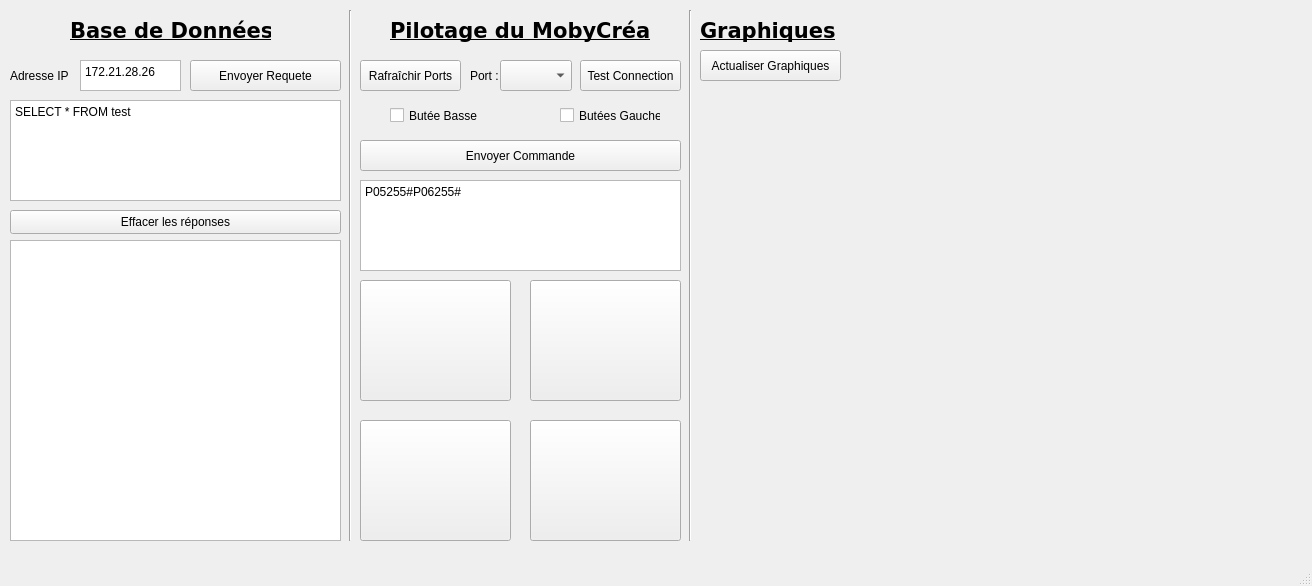
<?xml version="1.0" encoding="UTF-8"?>
<ui version="4.0">
 <class>MainWindow</class>
 <widget class="QMainWindow" name="MainWindow">
  <property name="geometry">
   <rect>
    <x>0</x>
    <y>0</y>
    <width>1312</width>
    <height>586</height>
   </rect>
  </property>
  <property name="windowTitle">
   <string>MainWindow</string>
  </property>
  <widget class="QWidget" name="centralwidget">
   <widget class="QPushButton" name="RequestButton">
    <property name="geometry">
     <rect>
      <x>190</x>
      <y>60</y>
      <width>151</width>
      <height>31</height>
     </rect>
    </property>
    <property name="text">
     <string>Envoyer Requete</string>
    </property>
   </widget>
   <widget class="QPlainTextEdit" name="Request">
    <property name="geometry">
     <rect>
      <x>10</x>
      <y>100</y>
      <width>331</width>
      <height>101</height>
     </rect>
    </property>
    <property name="plainText">
     <string>SELECT * FROM test</string>
    </property>
   </widget>
   <widget class="QPlainTextEdit" name="adresseIP">
    <property name="geometry">
     <rect>
      <x>80</x>
      <y>60</y>
      <width>101</width>
      <height>31</height>
     </rect>
    </property>
    <property name="plainText">
     <string>172.21.28.26</string>
    </property>
   </widget>
   <widget class="QLabel" name="labelIP">
    <property name="geometry">
     <rect>
      <x>10</x>
      <y>60</y>
      <width>61</width>
      <height>31</height>
     </rect>
    </property>
    <property name="text">
     <string>Adresse IP :</string>
    </property>
   </widget>
   <widget class="QPushButton" name="testCo">
    <property name="geometry">
     <rect>
      <x>580</x>
      <y>60</y>
      <width>101</width>
      <height>31</height>
     </rect>
    </property>
    <property name="text">
     <string>Test Connection</string>
    </property>
   </widget>
   <widget class="QLabel" name="labelPort">
    <property name="geometry">
     <rect>
      <x>470</x>
      <y>60</y>
      <width>31</width>
      <height>31</height>
     </rect>
    </property>
    <property name="text">
     <string>Port :</string>
    </property>
   </widget>
   <widget class="QPlainTextEdit" name="Commande">
    <property name="geometry">
     <rect>
      <x>360</x>
      <y>180</y>
      <width>321</width>
      <height>91</height>
     </rect>
    </property>
    <property name="plainText">
     <string>P05255#P06255#</string>
    </property>
   </widget>
   <widget class="QPushButton" name="EnvoyerCommande">
    <property name="geometry">
     <rect>
      <x>360</x>
      <y>140</y>
      <width>321</width>
      <height>31</height>
     </rect>
    </property>
    <property name="text">
     <string>Envoyer Commande</string>
    </property>
   </widget>
   <widget class="QComboBox" name="boxPort">
    <property name="geometry">
     <rect>
      <x>500</x>
      <y>60</y>
      <width>72</width>
      <height>31</height>
     </rect>
    </property>
   </widget>
   <widget class="QPushButton" name="searchPort">
    <property name="geometry">
     <rect>
      <x>360</x>
      <y>60</y>
      <width>101</width>
      <height>31</height>
     </rect>
    </property>
    <property name="text">
     <string>Rafraîchir Ports</string>
    </property>
   </widget>
   <widget class="QCheckBox" name="checkButeeBasse">
    <property name="enabled">
     <bool>true</bool>
    </property>
    <property name="geometry">
     <rect>
      <x>390</x>
      <y>100</y>
      <width>91</width>
      <height>31</height>
     </rect>
    </property>
    <property name="text">
     <string>Butée Basse</string>
    </property>
    <property name="checkable">
     <bool>true</bool>
    </property>
    <property name="checked">
     <bool>false</bool>
    </property>
   </widget>
   <widget class="QCheckBox" name="checkButeeGauche">
    <property name="enabled">
     <bool>true</bool>
    </property>
    <property name="geometry">
     <rect>
      <x>560</x>
      <y>100</y>
      <width>101</width>
      <height>31</height>
     </rect>
    </property>
    <property name="text">
     <string>Butées Gauche</string>
    </property>
    <property name="checkable">
     <bool>true</bool>
    </property>
   </widget>
   <widget class="QPlainTextEdit" name="sqlRep">
    <property name="enabled">
     <bool>true</bool>
    </property>
    <property name="geometry">
     <rect>
      <x>10</x>
      <y>240</y>
      <width>331</width>
      <height>301</height>
     </rect>
    </property>
   </widget>
   <widget class="QPushButton" name="pushButton">
    <property name="geometry">
     <rect>
      <x>10</x>
      <y>210</y>
      <width>331</width>
      <height>24</height>
     </rect>
    </property>
    <property name="text">
     <string>Effacer les réponses</string>
    </property>
   </widget>
   <widget class="QLabel" name="BDDlabel">
    <property name="geometry">
     <rect>
      <x>70</x>
      <y>10</y>
      <width>201</width>
      <height>41</height>
     </rect>
    </property>
    <property name="font">
     <font>
      <family>Verdana</family>
      <pointsize>16</pointsize>
      <bold>true</bold>
      <underline>true</underline>
     </font>
    </property>
    <property name="text">
     <string>Base de Données</string>
    </property>
   </widget>
   <widget class="Line" name="line">
    <property name="geometry">
     <rect>
      <x>340</x>
      <y>10</y>
      <width>20</width>
      <height>531</height>
     </rect>
    </property>
    <property name="orientation">
     <enum>Qt::Vertical</enum>
    </property>
   </widget>
   <widget class="QLabel" name="Mobylabel">
    <property name="geometry">
     <rect>
      <x>390</x>
      <y>10</y>
      <width>261</width>
      <height>41</height>
     </rect>
    </property>
    <property name="font">
     <font>
      <family>Verdana</family>
      <pointsize>16</pointsize>
      <bold>true</bold>
      <underline>true</underline>
     </font>
    </property>
    <property name="text">
     <string>Pilotage du MobyCréa</string>
    </property>
   </widget>
   <widget class="QPushButton" name="ButtonConf_8">
    <property name="geometry">
     <rect>
      <x>360</x>
      <y>280</y>
      <width>151</width>
      <height>121</height>
     </rect>
    </property>
    <property name="text">
     <string/>
    </property>
    <property name="icon">
     <iconset>
      <normaloff>../infini.png</normaloff>../infini.png</iconset>
    </property>
    <property name="iconSize">
     <size>
      <width>115</width>
      <height>115</height>
     </size>
    </property>
   </widget>
   <widget class="QPushButton" name="ButtonConf_O">
    <property name="geometry">
     <rect>
      <x>530</x>
      <y>280</y>
      <width>151</width>
      <height>121</height>
     </rect>
    </property>
    <property name="text">
     <string/>
    </property>
    <property name="icon">
     <iconset>
      <normaloff>../cercle.png</normaloff>../cercle.png</iconset>
    </property>
    <property name="iconSize">
     <size>
      <width>100</width>
      <height>100</height>
     </size>
    </property>
   </widget>
   <widget class="QPushButton" name="ButtonConf_U">
    <property name="geometry">
     <rect>
      <x>360</x>
      <y>420</y>
      <width>151</width>
      <height>121</height>
     </rect>
    </property>
    <property name="text">
     <string/>
    </property>
    <property name="icon">
     <iconset>
      <normaloff>../U.png</normaloff>../U.png</iconset>
    </property>
    <property name="iconSize">
     <size>
      <width>75</width>
      <height>75</height>
     </size>
    </property>
   </widget>
   <widget class="QPushButton" name="ButtonConf_n">
    <property name="geometry">
     <rect>
      <x>530</x>
      <y>420</y>
      <width>151</width>
      <height>121</height>
     </rect>
    </property>
    <property name="text">
     <string/>
    </property>
    <property name="icon">
     <iconset>
      <normaloff>../n.png</normaloff>../n.png</iconset>
    </property>
    <property name="iconSize">
     <size>
      <width>75</width>
      <height>75</height>
     </size>
    </property>
   </widget>
   <widget class="Line" name="line_2">
    <property name="geometry">
     <rect>
      <x>680</x>
      <y>10</y>
      <width>20</width>
      <height>531</height>
     </rect>
    </property>
    <property name="orientation">
     <enum>Qt::Vertical</enum>
    </property>
   </widget>
   <widget class="QLabel" name="Graphlabel">
    <property name="geometry">
     <rect>
      <x>700</x>
      <y>10</y>
      <width>141</width>
      <height>41</height>
     </rect>
    </property>
    <property name="font">
     <font>
      <family>Verdana</family>
      <pointsize>16</pointsize>
      <bold>true</bold>
      <underline>true</underline>
     </font>
    </property>
    <property name="text">
     <string>Graphiques</string>
    </property>
   </widget>
   <widget class="QWidget" name="gridLayoutWidget">
    <property name="geometry">
     <rect>
      <x>700</x>
      <y>90</y>
      <width>601</width>
      <height>221</height>
     </rect>
    </property>
    <layout class="QGridLayout" name="gridLayout"/>
   </widget>
   <widget class="QWidget" name="gridLayoutWidget_2">
    <property name="geometry">
     <rect>
      <x>700</x>
      <y>320</y>
      <width>601</width>
      <height>221</height>
     </rect>
    </property>
    <layout class="QGridLayout" name="gridLayout_2"/>
   </widget>
   <widget class="QPushButton" name="RefreshGraph">
    <property name="geometry">
     <rect>
      <x>700</x>
      <y>50</y>
      <width>141</width>
      <height>31</height>
     </rect>
    </property>
    <property name="text">
     <string>Actualiser Graphiques</string>
    </property>
   </widget>
  </widget>
  <widget class="QMenuBar" name="menubar">
   <property name="geometry">
    <rect>
     <x>0</x>
     <y>0</y>
     <width>1312</width>
     <height>21</height>
    </rect>
   </property>
  </widget>
  <widget class="QStatusBar" name="statusbar"/>
 </widget>
 <resources/>
 <connections>
  <connection>
   <sender>RequestButton</sender>
   <signal>clicked()</signal>
   <receiver>MainWindow</receiver>
   <slot>RequestButton()</slot>
   <hints>
    <hint type="sourcelabel">
     <x>281</x>
     <y>111</y>
    </hint>
    <hint type="destinationlabel">
     <x>281</x>
     <y>40</y>
    </hint>
   </hints>
  </connection>
  <connection>
   <sender>adresseIP</sender>
   <signal>textChanged()</signal>
   <receiver>MainWindow</receiver>
   <slot>ipChange()</slot>
   <hints>
    <hint type="sourcelabel">
     <x>117</x>
     <y>102</y>
    </hint>
    <hint type="destinationlabel">
     <x>117</x>
     <y>67</y>
    </hint>
   </hints>
  </connection>
  <connection>
   <sender>testCo</sender>
   <signal>clicked()</signal>
   <receiver>MainWindow</receiver>
   <slot>ConnectButton()</slot>
   <hints>
    <hint type="sourcelabel">
     <x>629</x>
     <y>111</y>
    </hint>
    <hint type="destinationlabel">
     <x>629</x>
     <y>73</y>
    </hint>
   </hints>
  </connection>
  <connection>
   <sender>boxPort</sender>
   <signal>currentTextChanged(QString)</signal>
   <receiver>MainWindow</receiver>
   <slot>portChange()</slot>
   <hints>
    <hint type="sourcelabel">
     <x>541</x>
     <y>111</y>
    </hint>
    <hint type="destinationlabel">
     <x>541</x>
     <y>126</y>
    </hint>
   </hints>
  </connection>
  <connection>
   <sender>searchPort</sender>
   <signal>clicked()</signal>
   <receiver>MainWindow</receiver>
   <slot>portSearch()</slot>
   <hints>
    <hint type="sourcelabel">
     <x>405</x>
     <y>111</y>
    </hint>
    <hint type="destinationlabel">
     <x>405</x>
     <y>81</y>
    </hint>
   </hints>
  </connection>
  <connection>
   <sender>EnvoyerCommande</sender>
   <signal>clicked()</signal>
   <receiver>MainWindow</receiver>
   <slot>envoyerCommande()</slot>
   <hints>
    <hint type="sourcelabel">
     <x>451</x>
     <y>191</y>
    </hint>
    <hint type="destinationlabel">
     <x>451</x>
     <y>197</y>
    </hint>
   </hints>
  </connection>
  <connection>
   <sender>pushButton</sender>
   <signal>clicked()</signal>
   <receiver>sqlRep</receiver>
   <slot>clear()</slot>
   <hints>
    <hint type="sourcelabel">
     <x>29</x>
     <y>254</y>
    </hint>
    <hint type="destinationlabel">
     <x>30</x>
     <y>302</y>
    </hint>
   </hints>
  </connection>
  <connection>
   <sender>ButtonConf_8</sender>
   <signal>clicked()</signal>
   <receiver>MainWindow</receiver>
   <slot>ButtonConf_8()</slot>
   <hints>
    <hint type="sourcelabel">
     <x>439</x>
     <y>383</y>
    </hint>
    <hint type="destinationlabel">
     <x>439</x>
     <y>430</y>
    </hint>
   </hints>
  </connection>
  <connection>
   <sender>ButtonConf_O</sender>
   <signal>clicked()</signal>
   <receiver>MainWindow</receiver>
   <slot>ButtonConf_O()</slot>
   <hints>
    <hint type="sourcelabel">
     <x>604</x>
     <y>404</y>
    </hint>
    <hint type="destinationlabel">
     <x>604</x>
     <y>430</y>
    </hint>
   </hints>
  </connection>
  <connection>
   <sender>ButtonConf_U</sender>
   <signal>clicked()</signal>
   <receiver>MainWindow</receiver>
   <slot>ButtonConf_U()</slot>
   <hints>
    <hint type="sourcelabel">
     <x>433</x>
     <y>547</y>
    </hint>
    <hint type="destinationlabel">
     <x>433</x>
     <y>581</y>
    </hint>
   </hints>
  </connection>
  <connection>
   <sender>ButtonConf_n</sender>
   <signal>clicked()</signal>
   <receiver>MainWindow</receiver>
   <slot>ButtonConf_n()</slot>
   <hints>
    <hint type="sourcelabel">
     <x>605</x>
     <y>549</y>
    </hint>
    <hint type="destinationlabel">
     <x>605</x>
     <y>583</y>
    </hint>
   </hints>
  </connection>
  <connection>
   <sender>RefreshGraph</sender>
   <signal>clicked()</signal>
   <receiver>MainWindow</receiver>
   <slot>refreshGraph()</slot>
   <hints>
    <hint type="sourcelabel">
     <x>822</x>
     <y>81</y>
    </hint>
    <hint type="destinationlabel">
     <x>822</x>
     <y>104</y>
    </hint>
   </hints>
  </connection>
 </connections>
 <slots>
  <slot>RequestButton()</slot>
  <slot>ipChange()</slot>
  <slot>ConnectButton()</slot>
  <slot>portChange()</slot>
  <slot>portSearch()</slot>
  <slot>envoyerCommande()</slot>
  <slot>checkButeeBasse()</slot>
  <slot>checkButeeGauche()</slot>
  <slot>ButtonConf_8()</slot>
  <slot>ButtonConf_O()</slot>
  <slot>ButtonConf_U()</slot>
  <slot>ButtonConf_n()</slot>
  <slot>refreshGraph()</slot>
 </slots>
</ui>
